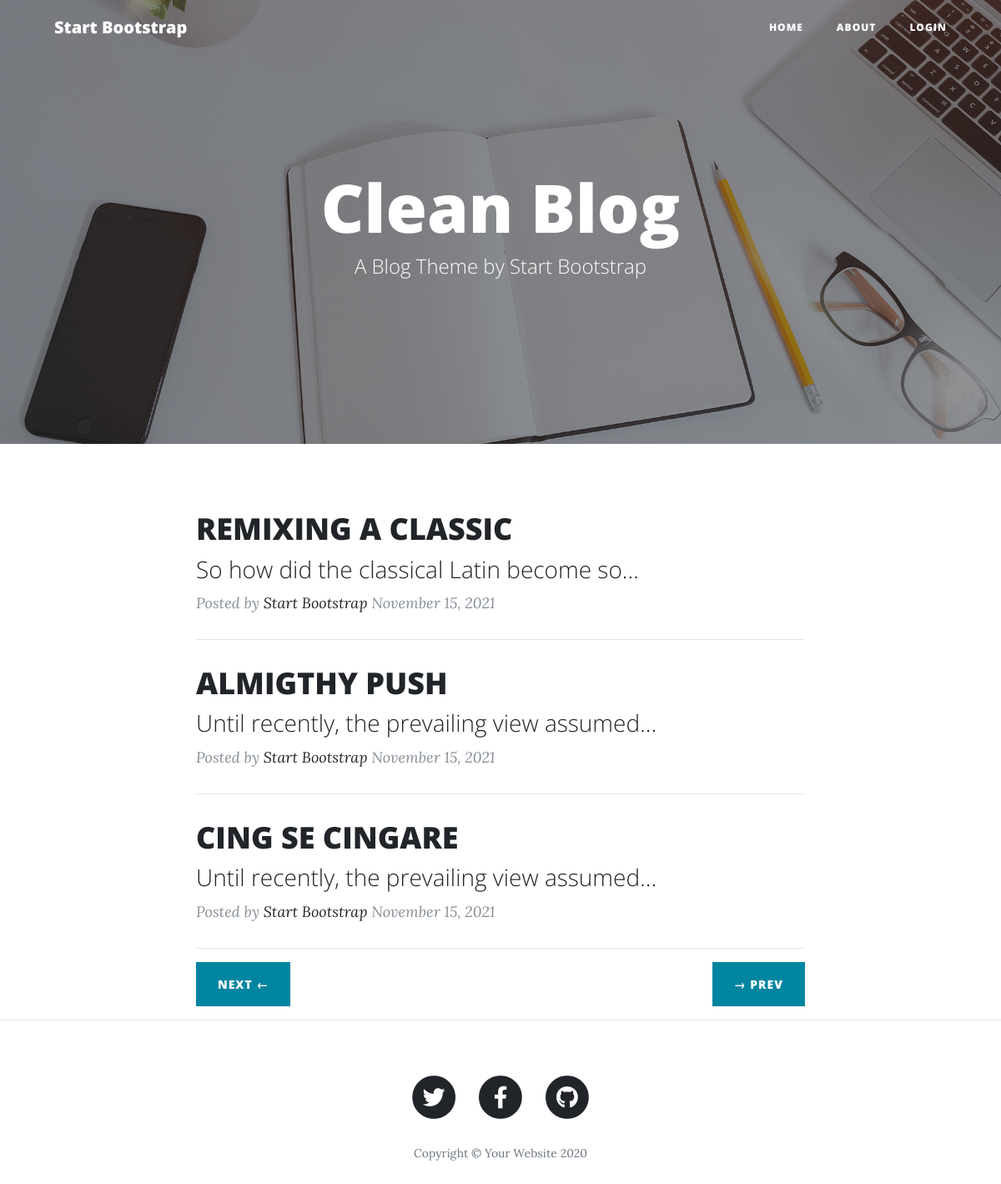
The page /?halaman=2 on the database its author committed.
### affairs/models.py (models this page shows, shortened)
class Artikel(db.Model):
    id = db.Column(db.Integer, primary_key=True)
    judul = db.Column(db.String(255), nullable=False)
    konten = db.Column(db.Text, nullable=False)
    thumbnail = db.Column(db.String(255), nullable=False)
    tgl_post = db.Column(db.DateTime, nullable=False, default=datetime.utcnow)
    kategori_id = db.Column(db.Integer, db.ForeignKey('kategori.id'), nullable=False)

### affairs/admin/routes.py (the view)
@admingam.route("/")
def home():
    halaman = request.args.get('halaman', 1, type=int)
    daf_ar = Artikel.query.order_by(Artikel.id.desc()).paginate(page=halaman, per_page=3)
    return render_template("index.html", daf_ar=daf_ar)

### affairs/templates/index.html (shortened to what this page needs)
<!DOCTYPE html>
<html lang="en">
<head>
  <link href="../static/vendor/bootstrap/css/bootstrap.min.css" rel="stylesheet">
  <link href="../static/vendor/fontawesome-free/css/all.min.css" rel="stylesheet" type="text/css">
  <link href="../static/css/clean-blog.min.css" rel="stylesheet">
</head>
<body>
  <nav class="navbar navbar-expand-lg navbar-light fixed-top" id="mainNav">
    <div class="container">
      <a class="navbar-brand" href="index.html">Start Bootstrap</a>
      <div class="collapse navbar-collapse" id="navbarResponsive">
        <ul class="navbar-nav ml-auto">
          {% if current_user.is_authenticated %}
          <li class="nav-item dropdown">
            <a class="nav-link dropdown-toggle" href="#" id="navbarDropdown" role="button" data-toggle="dropdown" aria-haspopup="true" aria-expanded="false">
               {{current_user.username}}
            </a>
            <div class="dropdown-menu" aria-labelledby="navbarDropdown">
                <a class="dropdown-item" href="{{url_for('admingam.tambah_kat')}}">Tambah Kategori</a>
                <a class="dropdown-item" href="{{url_for('admingam.tambah_artikel')}}">Tambah artikel</a>
                <a class="dropdown-item" href="{{url_for('admingam.admin_panel')}}">Admin Panel</a>
                <a class="dropdown-item" href="{{url_for('admingam.logout_adm')}}">Logout</a>
            </div>
          </li>
          {% else %}
          <li class="nav-item">
            <a class="nav-link" href="/">Home</a>
          </li>
          <li class="nav-item">
            <a class="nav-link" href="/about">About</a>
          </li>
          <li class="nav-item">
            <a class="nav-link" href="{{url_for('admingam.login_adm')}}">Login</a>
          </li>
        {% endif %}
        </ul>
      </div>
    </div>
  </nav>
  <header class="masthead" style="background-image: url('img/home-bg.jpg')">
    <div class="overlay"></div>
    <div class="container">
      <div class="row">
        <div class="col-lg-8 col-md-10 mx-auto">
          <div class="site-heading">
            <h1>Clean Blog</h1>
            <span class="subheading">A Blog Theme by Start Bootstrap</span>
          </div>
        </div>
      </div>
    </div>
  </header>
  <div class="container">
    <div class="row">
      <div class="col-lg-8 col-md-10 mx-auto">
        {% for df in daf_ar.items %}
        <div class="post-preview">
          <a href="{{url_for('admingam.baca_ar', id=df.id)}}">
            <h2 class="post-title">
             {{df.judul}}
            </h2>
            <h3 class="post-subtitle">
              {{df.konten | truncate(50) | striptags()}}
            </h3>
          </a>
          <p class="post-meta">Posted by
            <a href="#">Start Bootstrap</a>
            {{df.tgl_post.strftime('%B %d, %Y')}}</p>
        </div>
        <hr>
        {% endfor %}
        <div class="clearfix">
          {% if daf_ar.has_prev %}
          <a class="btn btn-primary float-right " href="{{url_for('admingam.home', halaman=daf_ar.prev_num)}}">&rarr; Prev</a>
          {% endif %}
          {% if daf_ar.has_next %}
          <a class="btn btn-primary float-left" href="{{url_for('admingam.home', halaman=daf_ar.next_num)}}">Next  &larr; </a>
          {% endif %}
        </div>
      </div>
    </div>
  </div>
  <hr>
  <footer>
    <div class="container">
      <div class="row">
        <div class="col-lg-8 col-md-10 mx-auto">
          <ul class="list-inline text-center">
            <li class="list-inline-item">
              <a href="#">
                <span class="fa-stack fa-lg">
                  <i class="fas fa-circle fa-stack-2x"></i>
                  <i class="fab fa-twitter fa-stack-1x fa-inverse"></i>
                </span>
              </a>
            </li>
            <li class="list-inline-item">
              <a href="#">
                <span class="fa-stack fa-lg">
                  <i class="fas fa-circle fa-stack-2x"></i>
                  <i class="fab fa-facebook-f fa-stack-1x fa-inverse"></i>
                </span>
              </a>
            </li>
            <li class="list-inline-item">
              <a href="#">
                <span class="fa-stack fa-lg">
                  <i class="fas fa-circle fa-stack-2x"></i>
                  <i class="fab fa-github fa-stack-1x fa-inverse"></i>
                </span>
              </a>
            </li>
          </ul>
          <p class="copyright text-muted">Copyright &copy; Your Website 2020</p>
        </div>
      </div>
    </div>
  </footer>
</body>
</html>

### rows shown on the page
Artikel: judul "REMIXING A CLASSIC", konten "So how did the classical Latin become so...", tgl_post "November 15, 2021"
Artikel: judul "ALMIGTHY PUSH", konten "Until recently, the prevailing view assumed...", tgl_post "November 15, 2021"
Artikel: judul "CING SE CINGARE", konten "Until recently, the prevailing view assumed...", tgl_post "November 15, 2021"
